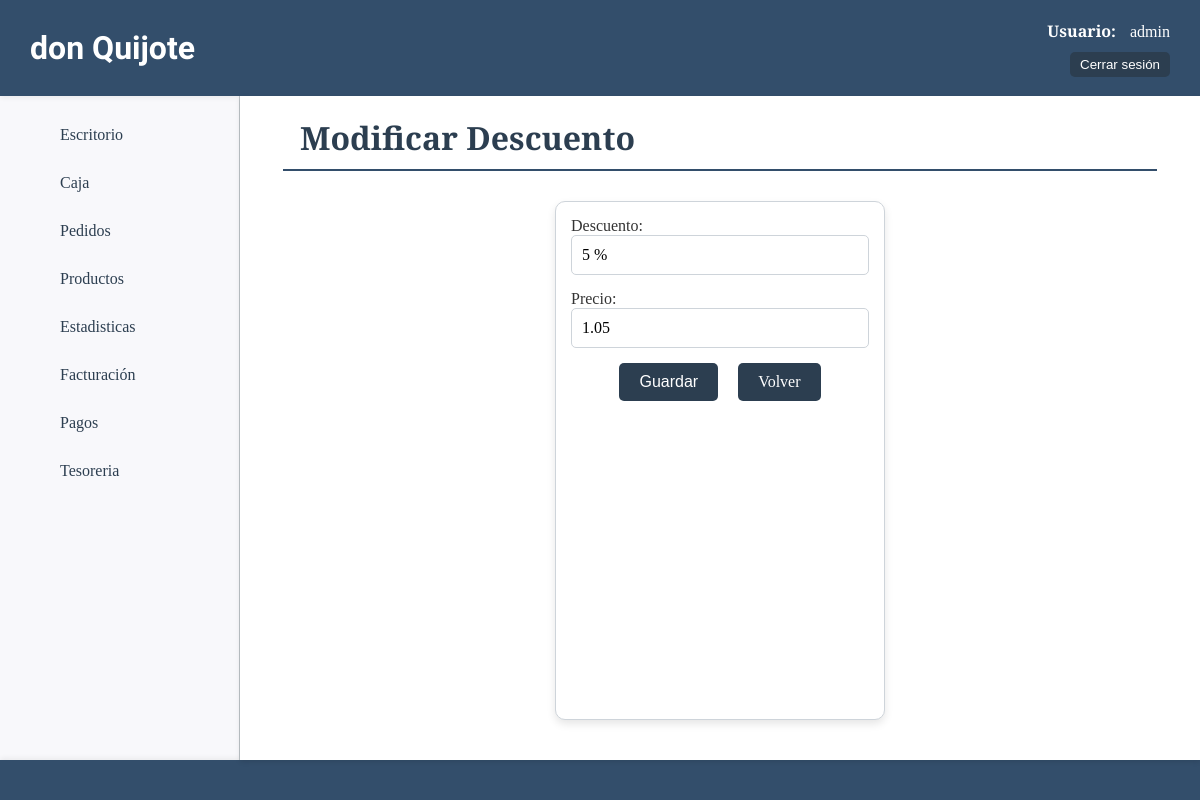
Page /pedido/descuentos_update/4 (signed in) on the earlier database version.
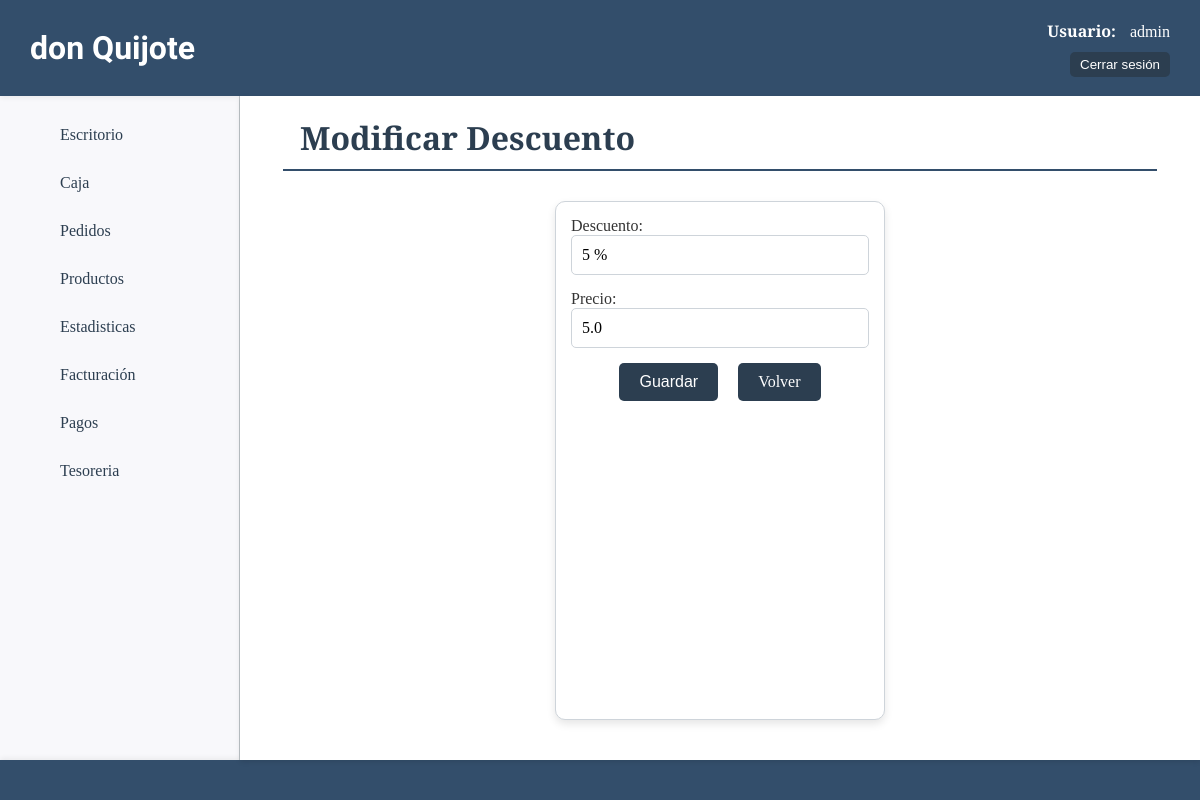
Same page on the later database version.
### pedido/models.py (models this page shows, shortened)
class Descuentos(models.Model):
    descuento = models.CharField(max_length=50)
    precio = models.FloatField(null=True, blank=True)
    class Meta:
        db_table = "descuento"
        verbose_name = "Descuento"

### pedido/views.py (the view)
# urls.py: path("descuentos_update/<int:pk>", views.DescuentosUpdate.as_view(), name="descuentos_update"),
class DescuentosUpdate(LoginRequiredMixin, UpdateView):
    model = Descuentos
    form_class = DescuentosForm
    success_url = reverse_lazy("productos:home")

### pedido/forms.py
class DescuentosForm(forms.ModelForm):
    class Meta:
        model = models.Descuentos
        fields = ['descuento', 'precio']
        widgets = {
            "descuento": forms.TextInput(attrs={"class": "form-control"}),
            'precio': forms.NumberInput(attrs={'step': 'any', "class": "form-control"})
        }

### pedido/templates/pedido/descuentos_form.html (shortened to what this page needs)
{% extends 'core/base.html' %}
{% load static %}
{% block css %}
    <link rel="stylesheet" href="{% static 'productos/css/styles.css' %}">
{% endblock css %}
{% block titulo %}
    {% include 'core/components/encabezado.html' with titulo_texto="Modificar Descuento" %}
{% endblock titulo %}
{% block main %}
    <section class="form-container">
        <form class="card" action="" method="post">
            {{ form }}
            <div class="btn-container">
                <button class="btn-success" type="submit">Guardar</button>
                <a class="btn-success" href="{% url 'productos:home' %}">Volver</a>
            </div>
        </form>
    </section>
{% endblock main %}

Differences in the rows shown:
changed Descuentos: precio "1.05" → "5.0"
